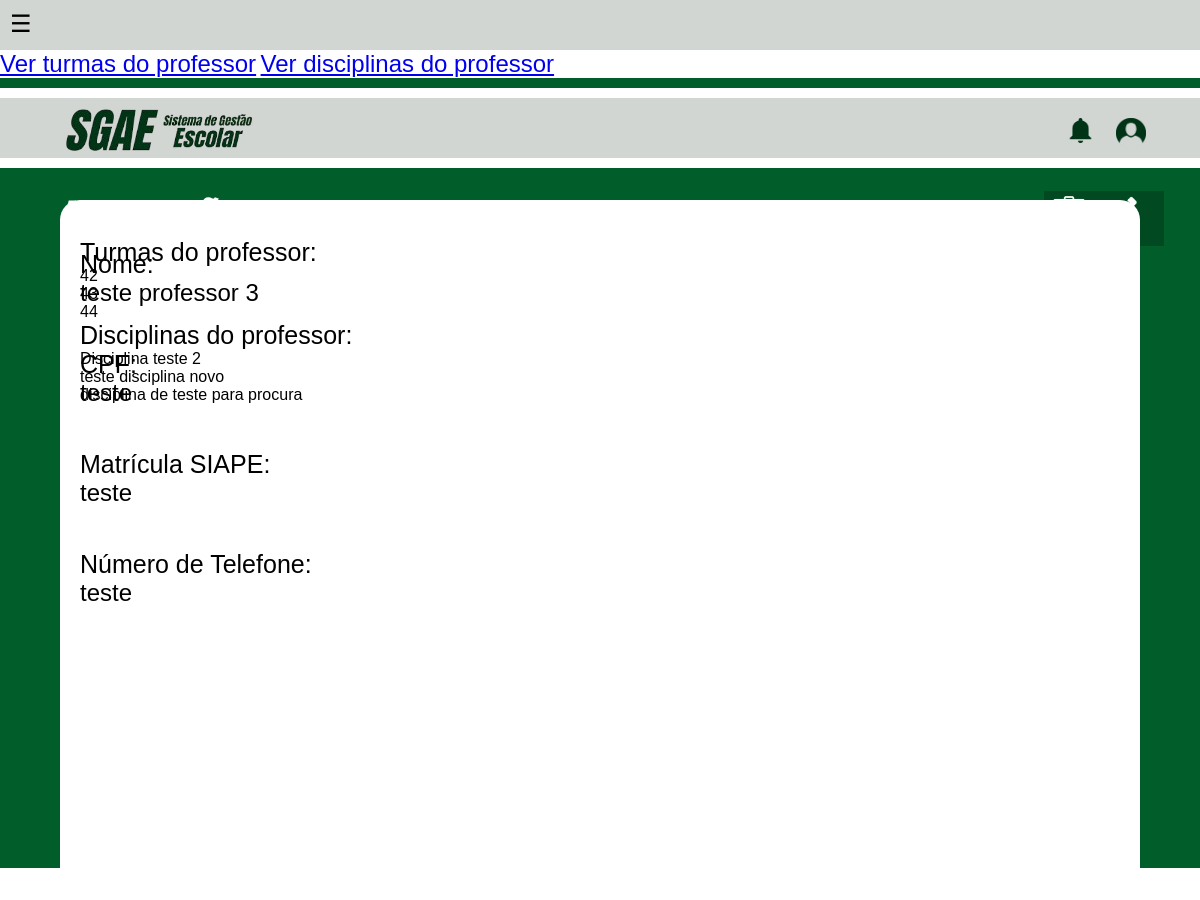
The app's page /PPInte/professor.php?id_prof=47 (signed in) with its own data.
### tables this page shows
CREATE TABLE `usuario` (
  `cpf` char(11) NOT NULL,
  `Siape` varchar(45) NOT NULL,
  `foto` varchar(200) DEFAULT NULL,
  `id_us` int(11) NOT NULL,
  `email` varchar(45) NOT NULL,
  `nome` varchar(45) NOT NULL,
  `senha` varchar(45) NOT NULL,
  `fone` varchar(20) NOT NULL
);

CREATE TABLE `professor_turma` (
  `id` int(11) NOT NULL,
  `id_prof` int(11) NOT NULL,
  `id_turma` int(11) NOT NULL
);

CREATE TABLE `turma` (
  `id` int(11) NOT NULL,
  `nome` int(11) DEFAULT NULL,
  `sala` int(20) DEFAULT NULL,
  `descricao` varchar(100) DEFAULT NULL,
  `id_curso` int(11) NOT NULL
);

CREATE TABLE `professor_disciplina` (
  `id` int(11) NOT NULL,
  `id_prof` int(11) DEFAULT NULL,
  `id_disc` int(11) DEFAULT NULL
);

CREATE TABLE `disciplina` (
  `id` int(11) NOT NULL,
  `nome` varchar(50) DEFAULT NULL,
  `descricao` varchar(100) DEFAULT NULL
);

### PPInte/professor.php (the view, shortened to what this page needs)
<?php
    require('config.php');
    $prof = $_REQUEST['id_prof'];
    $Checagem = "select * from setor where id_set = '{$_SESSION['id_us']}'";
    $ConsultaC = $conn->query($Checagem);
    $UsoC = $ConsultaC->fetch_object();
    $qtdChecagem = $ConsultaC->num_rows;
    $sql = "select * from usuario where id_us = '{$prof}'";
    $res = $conn->query($sql);
    $resSet = $res->fetch_object();
    $sqlTurma = "select * from professor_turma inner join turma where professor_turma.id_prof ='{$prof}'";
    $resTurma = $conn->query($sqlTurma);
    $sqlDisciplina = "select * from professor_disciplina inner join disciplina where professor_disciplina.id_prof = '{$prof}'";
    $resDisciplina = $conn->query($sqlDisciplina);
    if ($qtdChecagem > 0) {
?>
            <!DOCTYPE html>
            <html lang="pt-BR">
            <head>
                <link rel="stylesheet" href="professorcss.css">
            </head>
            <body>
                <div class="top-bar">
                    <div class="menu-container">
                        <div class="menu-abriricon" onclick="openMenu()">☰</div>
                    </div>
                </div>
                <a href='PTurmas.php?id_prof=<?php echo $prof?>'>Ver turmas do professor</a>
                <a href='PDisciplinas.php?id_prof=<?php echo $prof?>'>Ver disciplinas do professor</a>
                <div class="green-bar"></div>
                <div class="bottom-bar">
                <div class="iconeNotificacao">
                        <img src="Imagens/Notificacao.png">
                    </div>
                    <div class="iconeTitulo">
                        <img src="Imagens/Titulo.png">
                    </div>
                    <div class="iconePerfil">
                        <img src="Imagens/Perfil.png">
                    </div>
                </div>
                <div class="new-green-bar">
                    <div class="Posicao">
                    </div>
                    <div class="Titulo-Professores">
                        <h1>Informações do Professor</h1>
                    </div>
                </div>
                <div class="new-bottom-bar">
                    <div class="box-center">
                        <?php
                                similar_text($UsoC->tipo, "DE", $percent);
                                if($percent  == 100) { ?>
                                            <form action='professor.php' method='POST'>
                                                <div class="Nome">
                                                    <label>Nome:</label> <br>
                                                    <a type='text' name='nome'><?php echo $resSet->nome ?></a> <br>
                                                    <input type='hidden' name='id_prof' value="<?php echo $prof ?>"> <br>
                                                </div>
                                                <div class="CPF">
                                                    <label>CPF:</label> <br>
                                                    <a type='text' name='cpf'><?php echo $resSet->cpf ?></a><br>
                                                </div>
                                                <br>
                                                <div class="SIAPE">
                                                    <label>Matrícula SIAPE:</label> <br>
                                                    <a type='text' name='siape'><?php echo $resSet->Siape ?></a><br>
                                                </div>
                                                <div class="Fone">
                                                    <label>Número de Telefone:</label> <br>
                                                    <a type='text' name='fone'><?php echo $resSet->fone ?></a><br>
                                                </div>
                                                <label>Turmas do professor: </label> <br>
                                                <?php
                                                while ($rowTurma = $resTurma->fetch_object()){
                                                        echo $rowTurma->nome . "<br>";
                                                }
                                                ?>
                                                <label>Disciplinas do professor: </label> <br>
                                                <?php
                                                while ($rowDisciplina = $resDisciplina->fetch_object()){
                                                        echo $rowDisciplina->nome . "<br>";
                                                }
                                                ?>
                                                <br>
                                            </form> <br>
                                <?php } else {
                                        print $resSet->nome . "<br>";
                                        print $resSet->Siape . "<br>";
                                        print $resSet->email . "<br>";
                                        print $resSet->cpf . "<br>";
                            }
                            } else {
                                print "<script>location.href='index.php'</script>";
                            }
                        ?>
                    </div>
                </div>
            </body>
            </html>

### PPInte/professorcss.css (style rules this page uses)
.top-bar { width: 100%; height: 50px; background-color: #d2d6d3; position: relative; }
.green-bar { width: 100%; height: 10px; background-color: #015d29; position: relative; top: 0px; }
.bottom-bar { width: 100%; height: 60px; background-color: #d2d6d3; position: relative; top: 10px; }
.new-green-bar { width: 100%; height: 100px; background-color: #015d29; position: relative; top: 20px; }
.new-bottom-bar { width: 100%; height: 75vh; background-color: #015d29; position: relative; top: 20px; }
.box-center { width: 90%; height: 700px; background-color: white; position: relative; top: 47%; left: 50%; transform: translate(-50%, -50%); border-radius: 20px; box-sizing: border-box; padding: 20px; overflow: auto; }
.Titulo-Professores h1 { font-size: 35px; color: White; position: absolute; font-family: 'Anton'; font-style: Italic; letter-spacing: 1px; top: 0px; left: 5%; }
.iconeTitulo img { width: 250px; height: auto; position: absolute; top: 10px; left: 50px; }
.iconeNotificacao img { width: 25px; height: auto; position: absolute; top: 20px; left: 89%; }
.iconePerfil img { width: 30px; height: auto; position: absolute; top: 20px; left: 93%; }
.menu-container { position: absolute; display: inline-block; }
.menu-abriricon { font-size: 24px; cursor: pointer; position: absolute; top: 10px; left: 10px; }
label { font-size: 25px; }
a { font-size: 24px; font-family: Arial, sans-serif; }
body { margin: 0; font-family: Arial, sans-serif; }
.Nome { position: absolute; top: 50px; }
.CPF { position: absolute; top: 150px; }
.SIAPE { position: absolute; top: 250px; }
.Fone { position: absolute; top: 350px; }
.Posicao { position: absolute; top: 23px; left: 87%; background-color: #014a21; width: 120px; height: 55px; }

### records on screen
usuario: nome "teste professor 3", cpf "teste", Siape "teste", fone "teste"
professor_turma: id_turma.nome "42", turma.nome "43", turma.nome "44"
professor_disciplina: disciplina.nome "Disciplina teste 2", disciplina.nome "teste disciplina novo", id_disc.nome "disciplina de teste para procura"
